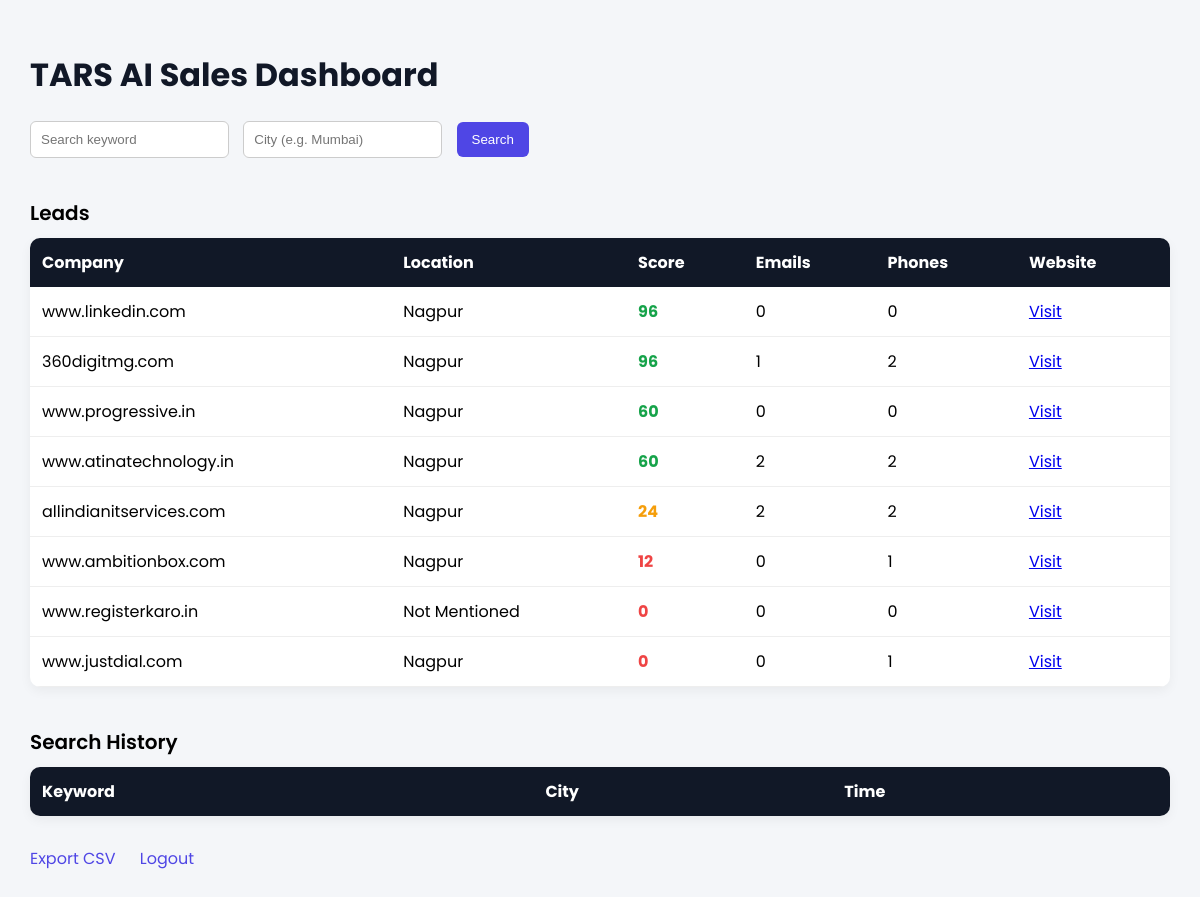
/dashboard (signed in), run on the app's committed database.
### tables this page shows
CREATE TABLE companies (
        id INTEGER PRIMARY KEY AUTOINCREMENT,
        name TEXT UNIQUE,
        url TEXT,
        location TEXT,
        score INTEGER,
        emails TEXT,
        phones TEXT
    , description TEXT);

### app.py (the view)
@app.route("/dashboard")
def dashboard():
    if "user" not in session:
        return redirect("/")
    companies = get_companies()
    hot = sum(1 for c in companies if c["score"] >= 60)
    warm = sum(1 for c in companies if 30 <= c["score"] < 60)
    cold = sum(1 for c in companies if c["score"] < 30)
    return render_template("dashboard.html",
                           companies=companies,
                           hot=hot,
                           warm=warm,
                           cold=cold)

### app.py (called while the page is built)
def get_companies():
    conn = sqlite3.connect("leads.db")
    cursor = conn.cursor()
    cursor.execute("""
    SELECT name, url, location, score, emails, phones, description
    FROM companies
    ORDER BY score DESC
    """)
    rows = cursor.fetchall()
    conn.close()
    companies = []
    for row in rows:
        companies.append({
            "name": row[0],
            "url": row[1],
            "location": row[2],
            "score": row[3],
            "emails": row[4].split(",") if row[4] else [],
            "phones": row[5].split(",") if row[5] else [],
            "description": row[6] if row[6] else ""
        })
    return companies

### templates/dashboard.html (shortened to what this page needs)
<!DOCTYPE html>
<html>
<head>
</head>
<body>
<h1>TARS AI Sales Dashboard</h1>
<form action="/search" method="POST">
    <input type="text" name="keyword" placeholder="Search keyword" required>
    <input type="text" name="city" placeholder="City (e.g. Mumbai)" required>
    <button type="submit">Search</button>
</form>
<div class="section-title">Leads</div>
<table>
<tr>
<th>Company</th>
<th>Location</th>
<th>Score</th>
<th>Emails</th>
<th>Phones</th>
<th>Website</th>
</tr>
{% for c in companies %}
<tr>
<td>{{ c.name }}</td>
<td>{{ c.location }}</td>
<td>
{% if c.score >= 50 %}
<span class="score-high">{{ c.score }}</span>
{% elif c.score >= 20 %}
<span class="score-mid">{{ c.score }}</span>
{% else %}
<span class="score-low">{{ c.score }}</span>
{% endif %}
</td>
<td>{{ c.emails|length }}</td>
<td>{{ c.phones|length }}</td>
<td><a href="{{ c.url }}" target="_blank">Visit</a></td>
</tr>
{% endfor %}
</table>
<div class="section-title">Search History</div>
<table>
<tr>
<th>Keyword</th>
<th>City</th>
<th>Time</th>
</tr>
</table>
<div class="links">
<a href="/export">Export CSV</a>
<a href="/logout">Logout</a>
</div>
</body>
</html>

### templates/dashboard.html (style rules this page uses)
body { font-family: 'Poppins', sans-serif; background: #f4f6f9; margin: 0; padding: 30px; }
h1 { color: #111827; }
form { margin-bottom: 30px; }
input { padding: 10px; border-radius: 6px; border: 1px solid #ccc; margin-right: 10px; }
button { padding: 10px 15px; border-radius: 6px; border: none; background: #4f46e5; color: white; cursor: pointer; }
table { width: 100%; border-collapse: collapse; margin-bottom: 30px; background: white; border-radius: 10px; overflow: hidden; box-shadow: 0 4px 12px rgba(0,0,0,0.05); }
th { background: #111827; color: white; padding: 12px; text-align: left; }
td { padding: 12px; border-bottom: 1px solid #eee; }
.score-high { color: #16a34a; font-weight: bold; }
.score-mid { color: #f59e0b; font-weight: bold; }
.score-low { color: #ef4444; font-weight: bold; }
.links { margin-top: 20px; }
.links a { margin-right: 20px; color: #4f46e5; text-decoration: none; }
.section-title { margin-top: 40px; margin-bottom: 10px; font-size: 20px; font-weight: 600; }

### data on the page
companies: name "www.linkedin.com", location "Nagpur", score "96", emails|length "0", phones|length "0"
companies: name "360digitmg.com", location "Nagpur", score "96", emails|length "1", phones|length "2"
companies: name "www.progressive.in", location "Nagpur", score "60", emails|length "0", phones|length "0"
companies: name "www.atinatechnology.in", location "Nagpur", score "60", emails|length "2", phones|length "2"
companies: name "allindianitservices.com", location "Nagpur", score "24", emails|length "2", phones|length "2"
companies: name "www.ambitionbox.com", location "Nagpur", score "12", emails|length "0", phones|length "1"
companies: name "www.registerkaro.in", location "Not Mentioned", score "0", emails|length "0", phones|length "0"
companies: name "www.justdial.com", location "Nagpur", score "0", emails|length "0", phones|length "1"
